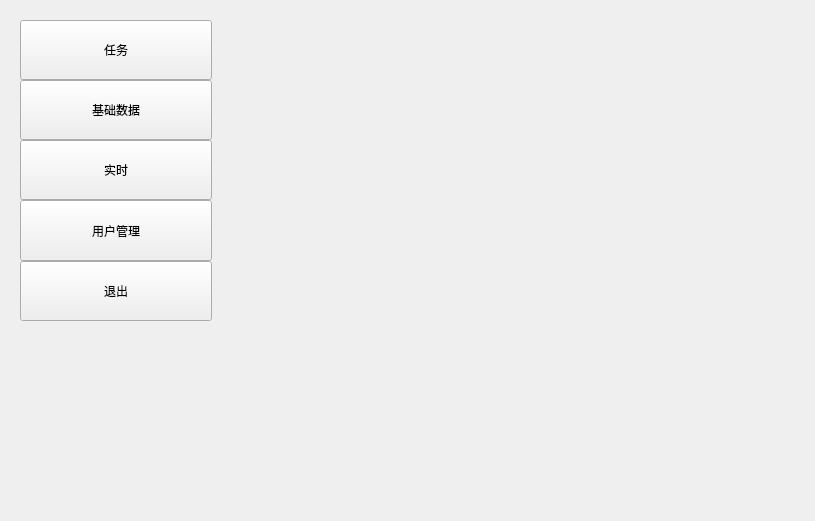
<?xml version="1.0" encoding="UTF-8"?>
<ui version="4.0">
 <class>mainWidget</class>
 <widget class="QWidget" name="mainWidget">
  <property name="geometry">
   <rect>
    <x>0</x>
    <y>0</y>
    <width>815</width>
    <height>521</height>
   </rect>
  </property>
  <property name="sizePolicy">
   <sizepolicy hsizetype="Expanding" vsizetype="Expanding">
    <horstretch>0</horstretch>
    <verstretch>0</verstretch>
   </sizepolicy>
  </property>
  <property name="windowTitle">
   <string>Form</string>
  </property>
  <layout class="QGridLayout" name="gridLayout_6">
   <item row="0" column="0">
    <widget class="QStackedWidget" name="stackedWidgetLognin">
     <property name="sizePolicy">
      <sizepolicy hsizetype="Expanding" vsizetype="Expanding">
       <horstretch>0</horstretch>
       <verstretch>0</verstretch>
      </sizepolicy>
     </property>
     <widget class="QWidget" name="pageMain">
      <property name="sizePolicy">
       <sizepolicy hsizetype="Expanding" vsizetype="Expanding">
        <horstretch>0</horstretch>
        <verstretch>0</verstretch>
       </sizepolicy>
      </property>
      <layout class="QGridLayout" name="gridLayout_4">
       <item row="0" column="0">
        <layout class="QHBoxLayout" name="horizontalLayout" stretch="1,3">
         <item>
          <widget class="QWidget" name="widget" native="true">
           <property name="sizePolicy">
            <sizepolicy hsizetype="Expanding" vsizetype="Expanding">
             <horstretch>0</horstretch>
             <verstretch>0</verstretch>
            </sizepolicy>
           </property>
           <layout class="QGridLayout" name="gridLayout_2" rowstretch="1,1,1,1,1,3" columnstretch="0">
            <property name="leftMargin">
             <number>0</number>
            </property>
            <property name="topMargin">
             <number>0</number>
            </property>
            <property name="rightMargin">
             <number>0</number>
            </property>
            <property name="bottomMargin">
             <number>0</number>
            </property>
            <property name="spacing">
             <number>0</number>
            </property>
            <item row="0" column="0">
             <widget class="QToolButton" name="toolButtonTask">
              <property name="sizePolicy">
               <sizepolicy hsizetype="Expanding" vsizetype="Expanding">
                <horstretch>0</horstretch>
                <verstretch>0</verstretch>
               </sizepolicy>
              </property>
              <property name="text">
               <string>任务</string>
              </property>
             </widget>
            </item>
            <item row="1" column="0">
             <widget class="QToolButton" name="toolButtonData">
              <property name="sizePolicy">
               <sizepolicy hsizetype="Expanding" vsizetype="Expanding">
                <horstretch>0</horstretch>
                <verstretch>0</verstretch>
               </sizepolicy>
              </property>
              <property name="text">
               <string>基础数据</string>
              </property>
             </widget>
            </item>
            <item row="2" column="0">
             <widget class="QToolButton" name="toolButtonRealTime">
              <property name="sizePolicy">
               <sizepolicy hsizetype="Expanding" vsizetype="Expanding">
                <horstretch>0</horstretch>
                <verstretch>0</verstretch>
               </sizepolicy>
              </property>
              <property name="text">
               <string>实时</string>
              </property>
             </widget>
            </item>
            <item row="3" column="0">
             <widget class="QToolButton" name="toolButtonUser">
              <property name="sizePolicy">
               <sizepolicy hsizetype="Expanding" vsizetype="Expanding">
                <horstretch>0</horstretch>
                <verstretch>0</verstretch>
               </sizepolicy>
              </property>
              <property name="text">
               <string>用户管理</string>
              </property>
             </widget>
            </item>
            <item row="4" column="0">
             <widget class="QToolButton" name="toolButtonSignOut">
              <property name="sizePolicy">
               <sizepolicy hsizetype="Expanding" vsizetype="Expanding">
                <horstretch>0</horstretch>
                <verstretch>0</verstretch>
               </sizepolicy>
              </property>
              <property name="text">
               <string>退出</string>
              </property>
             </widget>
            </item>
            <item row="5" column="0">
             <widget class="QLabel" name="label">
              <property name="text">
               <string/>
              </property>
             </widget>
            </item>
           </layout>
          </widget>
         </item>
         <item>
          <widget class="QWidget" name="widget_stack" native="true">
           <property name="sizePolicy">
            <sizepolicy hsizetype="Expanding" vsizetype="Expanding">
             <horstretch>0</horstretch>
             <verstretch>0</verstretch>
            </sizepolicy>
           </property>
           <layout class="QGridLayout" name="gridLayout">
            <item row="0" column="0">
             <widget class="QStackedWidget" name="stackedWidget">
              <property name="currentIndex">
               <number>3</number>
              </property>
              <widget class="QWidget" name="pageTask"/>
              <widget class="QWidget" name="pageData"/>
              <widget class="QWidget" name="pageRealTime"/>
              <widget class="QWidget" name="pageUser"/>
             </widget>
            </item>
           </layout>
          </widget>
         </item>
        </layout>
       </item>
      </layout>
     </widget>
     <widget class="QWidget" name="pageLognin">
      <widget class="QWidget" name="">
       <property name="geometry">
        <rect>
         <x>212</x>
         <y>170</y>
         <width>260</width>
         <height>55</height>
        </rect>
       </property>
       <layout class="QGridLayout" name="gridLayout_3">
        <item row="0" column="0">
         <layout class="QHBoxLayout" name="horizontalLayout_2">
          <item>
           <widget class="QLabel" name="labelUser">
            <property name="text">
             <string>用户名</string>
            </property>
           </widget>
          </item>
          <item>
           <widget class="QLineEdit" name="lineEditUserName"/>
          </item>
          <item>
           <spacer name="horizontalSpacer">
            <property name="orientation">
             <enum>Qt::Horizontal</enum>
            </property>
            <property name="sizeHint" stdset="0">
             <size>
              <width>40</width>
              <height>20</height>
             </size>
            </property>
           </spacer>
          </item>
         </layout>
        </item>
        <item row="1" column="0">
         <layout class="QHBoxLayout" name="horizontalLayout_3">
          <item>
           <widget class="QLabel" name="labelPassWord">
            <property name="text">
             <string>密  码</string>
            </property>
           </widget>
          </item>
          <item>
           <widget class="QLineEdit" name="lineEditPassWord"/>
          </item>
          <item>
           <widget class="QPushButton" name="pushButtonLognin">
            <property name="text">
             <string>登录</string>
            </property>
           </widget>
          </item>
         </layout>
        </item>
       </layout>
      </widget>
     </widget>
     <widget class="QWidget" name="pageResetPW">
      <widget class="QWidget" name="">
       <property name="geometry">
        <rect>
         <x>230</x>
         <y>220</y>
         <width>278</width>
         <height>55</height>
        </rect>
       </property>
       <layout class="QGridLayout" name="gridLayout_5">
        <item row="0" column="0">
         <layout class="QHBoxLayout" name="horizontalLayout_4">
          <item>
           <widget class="QLabel" name="labelPW">
            <property name="text">
             <string>输入密码</string>
            </property>
           </widget>
          </item>
          <item>
           <widget class="QLineEdit" name="lineEditPW"/>
          </item>
          <item>
           <spacer name="horizontalSpacer_2">
            <property name="orientation">
             <enum>Qt::Horizontal</enum>
            </property>
            <property name="sizeHint" stdset="0">
             <size>
              <width>40</width>
              <height>20</height>
             </size>
            </property>
           </spacer>
          </item>
         </layout>
        </item>
        <item row="1" column="0">
         <layout class="QHBoxLayout" name="horizontalLayout_5">
          <item>
           <widget class="QLabel" name="labelPWAgain">
            <property name="text">
             <string>再次输入</string>
            </property>
           </widget>
          </item>
          <item>
           <widget class="QLineEdit" name="lineEditPWAgain"/>
          </item>
          <item>
           <widget class="QPushButton" name="pushButtonReset">
            <property name="text">
             <string>确定</string>
            </property>
           </widget>
          </item>
         </layout>
        </item>
       </layout>
      </widget>
     </widget>
    </widget>
   </item>
  </layout>
 </widget>
 <resources/>
 <connections/>
</ui>
